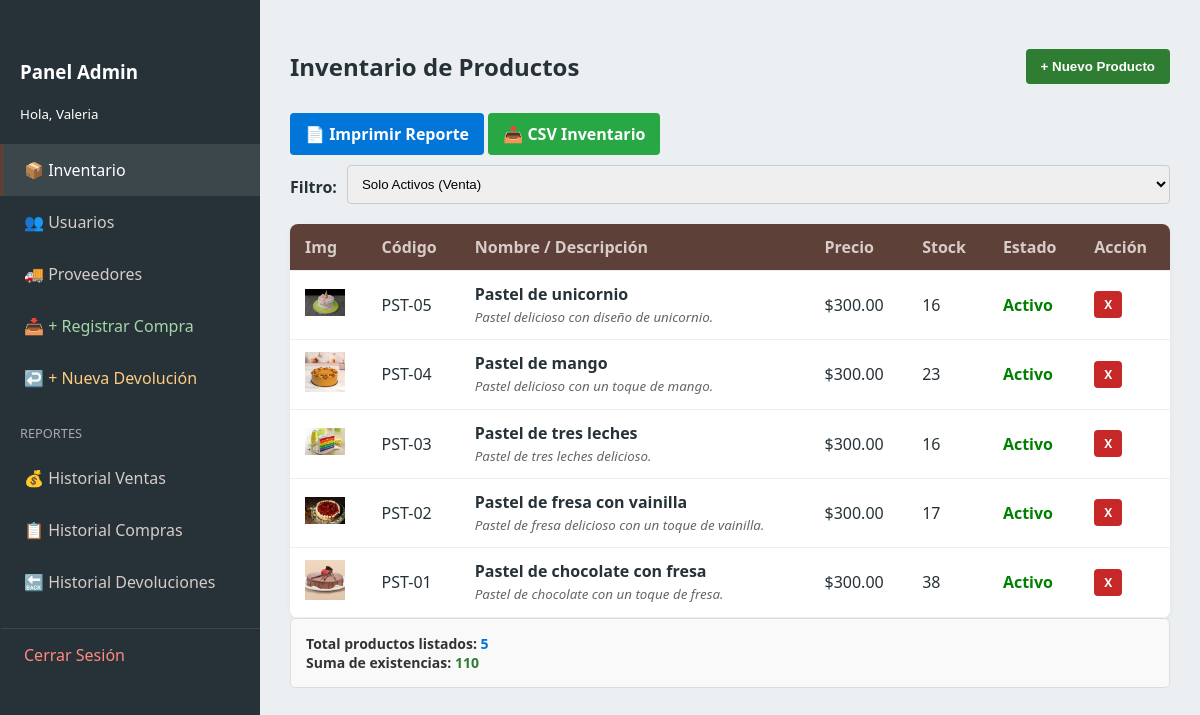
The app's page /admin.php (signed in) with its own data.
### tables this page shows
CREATE TABLE `items` (
  `id` int(10) UNSIGNED NOT NULL,
  `codigo` varchar(50) NOT NULL,
  `nombre` varchar(150) NOT NULL,
  `descripcion` text DEFAULT NULL,
  `precio` decimal(10,2) NOT NULL,
  `id_proveedor` int(10) UNSIGNED DEFAULT NULL,
  `activo` tinyint(1) NOT NULL DEFAULT 1,
  `creado_en` timestamp NOT NULL DEFAULT current_timestamp(),
  `imagen` varchar(255) DEFAULT 'default.png'
);

### admin.php (the view, shortened to what this page needs)
<?php
require 'db.php';
$filtro = isset($_GET['filtro']) ? $_GET['filtro'] : 'activos';
$condicion = "";
if ($filtro === 'activos') {
    $condicion = " AND i.activo = 1 ";
}
$sql = "SELECT i.*, IFNULL(e.cantidad, 0) as stock
        FROM items i
        LEFT JOIN existencias e ON i.id = e.id_item
        WHERE 1=1 $condicion
        ORDER BY i.id DESC";
$result = $conn->query($sql);
$productos = [];
$suma_stock = 0;
while($row = $result->fetch_assoc()) {
    $productos[] = $row;
    $suma_stock += $row['stock'];
}
$total_productos = count($productos);
?>
<!DOCTYPE html>
<html lang="es">
<head>
    <link rel="stylesheet" href="style/styles.css">
</head>
<body>
    <div class="admin-layout">
       <nav class="sidebar">
            <div style="padding: 20px;">
                <h3>Panel Admin</h3>
                <small>Hola, <?= htmlspecialchars($_SESSION['user_name']); ?></small>
            </div>
            <div class="menu">
                <a href="admin.php" class="active">📦 Inventario</a>
                <a href="admin_usuarios.php">👥 Usuarios</a>
                <a href="admin_proveedores.php">🚚 Proveedores</a>
                <a href="admin_compras.php" style="color:#A5D6A7;">📥 + Registrar Compra</a>
                <a href="admin_devoluciones.php" style="color:#FFCC80;">↩️ + Nueva Devolución</a>
                <div style="padding:10px 20px; color:#aaa; font-size:0.8rem; margin-top:10px;">REPORTES</div>
                <a href="admin_reporte_ventas.php">💰 Historial Ventas</a>
                <a href="admin_historial_compras.php">📋 Historial Compras</a>
                <a href="admin_historial_devoluciones.php">🔙 Historial Devoluciones</a>
                <a href="logout.php" style="border-top: 1px solid #444; color: #ff8a80; margin-top:20px;">Cerrar Sesión</a>
            </div>
        </nav>
        <main class="admin-content">
            <div style="display:flex; justify-content:space-between; align-items:center; margin-bottom:10px;">
                <h2>Inventario de Productos</h2>
                <div style="display:flex; gap:10px;">
                    <button class="btn btn-success" onclick="document.getElementById('modal').classList.add('active')">+ Nuevo Producto</button>
                </div>
            </div>
                                <a href="reporte_inventario.php?filtro=<?= $filtro ?>" target="_blank" class="btn btn-primary" >📄 Imprimir Reporte</a>
                                <a href="exportar_inventario.php?filtro=<?= $filtro ?>" class="btn" style="background:#28a745; color:white; text-decoration:none;">📥 CSV Inventario</a>
<form method="GET" class="filter-form">
                    <label><strong>Filtro:</strong></label>
                    <select name="filtro" class="form-control" onchange="this.form.submit()" style="padding:10px; margin-top:10px;">
                        <option value="activos" <?= $filtro=='activos'?'selected':'' ?>>Solo Activos (Venta)</option>
                    </select>
                </form>
            <table class="admin-table">
                <thead>
                    <tr>
                        <th>Img</th>
                        <th>Código</th>
                        <th>Nombre / Descripción</th>
                        <th>Precio</th>
                        <th>Stock</th>
                        <th>Estado</th>
                        <th>Acción</th>
                    </tr>
                </thead>
                <tbody>
                    <?php foreach($productos as $row): ?>
                    <tr>
                        <td><img src="img_items/<?= $row['imagen'] ?>" width="40" onerror="this.src='https://via.placeholder.com/40'"></td>
                        <td><?= $row['codigo'] ?></td>
                        <td>
                            <strong><?= $row['nombre'] ?></strong><br>
                            <small style="color:#666; font-style: italic;"><?= $row['descripcion'] ?></small>
                        </td>
                        <td>$<?= number_format($row['precio'], 2) ?></td>
                        <td style="<?= $row['stock'] <= 5 ? 'color:red;font-weight:bold;' : '' ?>">
                            <?= $row['stock'] ?>
                        </td>
                        <td>
                            <?php if($row['activo'] == 1): ?>
                                <span style="color:green; font-weight:bold;">Activo</span>
                            <?php else: ?>
                                <span style="color:red; font-weight:bold;">Inactivo</span>
                            <?php endif; ?>
                        </td>
                        <td>
                            <a href="backend_borrar_item.php?id=<?= $row['id'] ?>"
                               onclick="return confirm('¿Eliminar/Desactivar este producto?')"
                               class="btn btn-danger" style="padding: 5px 10px; font-size:12px;">X</a>
                        </td>
                    </tr>
                    <?php endforeach; ?>
                </tbody>
            </table>
              <div class="resumen-bar">
                <div class="stats">
                    Total productos listados: <span style="color:#0275d8;"><?= $total_productos ?></span> <br>
                    Suma de existencias: <span style="color:#2E7D32;"><?= $suma_stock ?></span>
                </div>
            </div>
        </main>
    </div>
</html>

### PASTELERIA MZ/style/styles.css (style rules this page uses)
:root { --primary: #5D4037; --secondary: #D7CCC8; --accent: #2E7D32; --danger: #C62828; --dark: #263238; --light: #ECEFF1; --white: #ffffff; --sidebar-width: 260px; }
* { box-sizing: border-box; }
body { font-family: 'Segoe UI', sans-serif; background: var(--light); margin: 0; color: var(--dark); }
.btn { border: none; padding: 10px 15px; border-radius: 4px; cursor: pointer; font-weight: bold; color: white; transition: 0.2s; text-decoration: none; display: inline-block; }
.btn-primary { background: var(--primary); }
.btn-success { background: var(--accent); }
.btn-danger { background: var(--danger); }
.admin-layout { display: flex; min-height: 100vh; position: relative; }
.sidebar { width: var(--sidebar-width); background: var(--dark); color: var(--white); display: flex; flex-direction: column; padding: 20px 0; transition: all 0.3s ease; z-index: 1000; }
.sidebar a { color: var(--secondary); text-decoration: none; padding: 15px 20px; display: block; border-left: 4px solid transparent; transition: 0.2s; }
.sidebar a:hover, .sidebar a.active { background: rgba(255,255,255,0.1); border-left-color: var(--primary); color: var(--white); }
.admin-content { flex: 1; padding: 30px; overflow-y: auto; width: 100%; }
.admin-table { width: 100%; border-collapse: collapse; background: var(--white); border-radius: 8px; overflow: hidden; box-shadow: 0 2px 5px rgba(0,0,0,0.05); }
.admin-table th, .admin-table td { padding: 12px 15px; text-align: left; border-bottom: 1px solid #eee; }
.admin-table th { background: var(--primary); color: var(--secondary); font-weight: bold; }
.form-control { width: 100%; padding: 10px; margin-bottom: 15px; border: 1px solid #ccc; border-radius: 4px; }

### admin.php (style rules this page uses)
.resumen-bar { background: #f9f9f9; padding: 15px; border: 1px solid #ddd; border-radius: 5px; margin-bottom: 20px; display: flex; justify-content: space-between; align-items: center; }
.btn-primary { background:#0275d8; }
.admin-table { margin-top:5px; }
.stats { font-weight: bold; color: #333; font-size: 14px; }
.filter-form { display: flex; gap: 10px; align-items: center; }

### records on screen
items: imagen (picture), codigo "PST-05", nombre "Pastel de unicornio", descripcion "Pastel delicioso con diseño de unicornio.", precio "300.00", stock "16", activo "Activo"
items: imagen (picture), codigo "PST-04", nombre "Pastel de mango", descripcion "Pastel delicioso con un toque de mango.", precio "300.00", stock "23", activo "Activo"
items: imagen (picture), codigo "PST-03", nombre "Pastel de tres leches", descripcion "Pastel de tres leches delicioso.", precio "300.00", stock "16", activo "Activo"
items: imagen (picture), codigo "PST-02", nombre "Pastel de fresa con vainilla", descripcion "Pastel de fresa delicioso con un toque de vainilla.", precio "300.00", stock "17", activo "Activo"
items: imagen (picture), codigo "PST-01", nombre "Pastel de chocolate con fresa", descripcion "Pastel de chocolate con un toque de fresa.", precio "300.00", stock "38", activo "Activo"

### other values on screen
$_SESSION['user_name'] "Valeria"
$total_productos "5"
$suma_stock "110"
